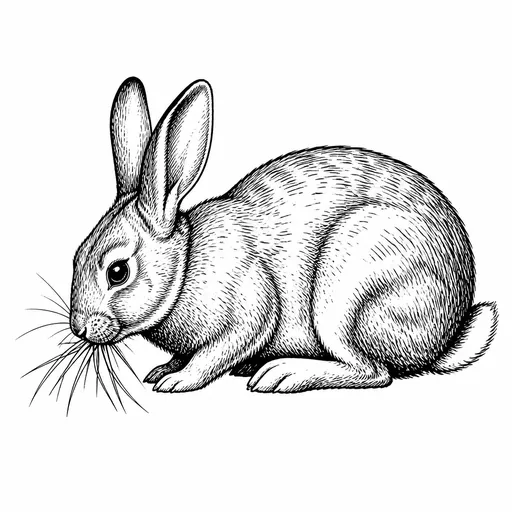
#> input picture packages/images/factoid-webp/ffct-00226.webp, 512 x 512 px, found by its file name; its folder holds 4 pictures in this run
$ python verify_sheet.py
#> lines starting #> are read from the running program, lines starting #| are printed output that depends on the picture; pictures that were not available may be replaced by others from this repository, and a replacement may not be noted
#!/usr/bin/env python3
"""verify_sheet.py — before/after contact sheet of staged crops vs current
factoid-webp masters, for human review before swap-in."""
from pathlib import Path

from PIL import Image

ROOT = Path("/Users/luis/Code/hiraia/packages/images")
STAGED = ROOT / "crop-review/staged"
MASTERS = ROOT / "factoid-webp"

pairs = []
for p in sorted(STAGED.glob("ffct-*.webp")):
    before = Image.open(MASTERS / p.name).convert("L").resize((256, 256))
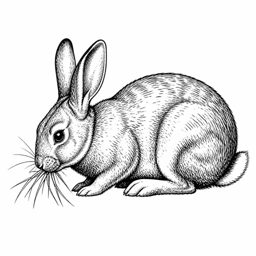
#> before: PIL image 256x256 L; min 0, max 255, mean 225.9
    after = Image.open(p).convert("L").resize((256, 256))
    pairs.append((p.stem, before, after))

sheet = Image.new("L", (2 * 256, len(pairs) * 256), 255)
#> sheet: PIL image 512x256 L; every value is 255
for i, (_, b, a) in enumerate(pairs):
    sheet.paste(b, (0, i * 256))
    sheet.paste(a, (256, i * 256))
#> this loop made 1 pass
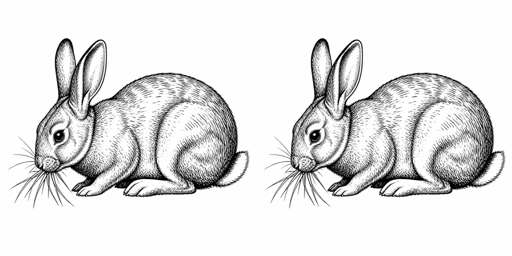
#> sheet: PIL image 512x256 L; min 0, max 255, mean 225.9
out = ROOT / "crop-review/verify-sheet.png"
sheet.save(out)
print(f"{len(pairs)} pairs -> {out}")
#| 1 pairs -> /Users/luis/Code/hiraia/packages/images/crop-review/verify-sheet.png
print(" ".join(s for s, _, _ in pairs))
#| ffct-00226

$ run again, on packages/images/factoid-webp/ffct-04319.webp
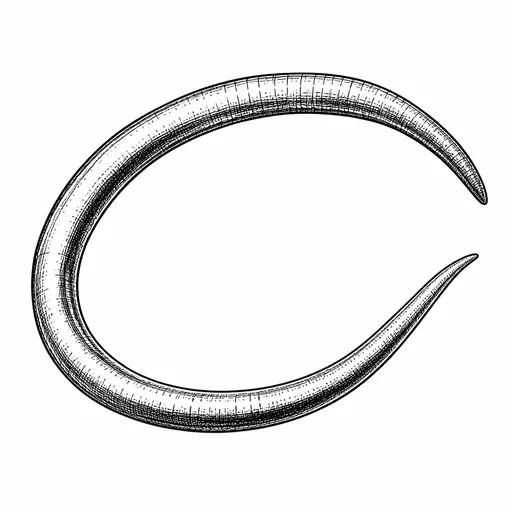
#> input picture packages/images/factoid-webp/ffct-04319.webp, 512 x 512 px, found by its file name
#> `before = Image.open(MASTERS / p.name).convert("L").resize((256, 256))`:
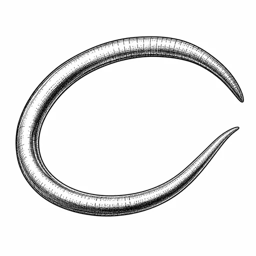
#> before: PIL image 256x256 L; min 0, max 255, mean 236.3
#> the loop `for i, (_, b, a) in enumerate(pairs):` made 1 pass
#> after the loop `for i, (_, b, a) in enumerate(pairs):`:
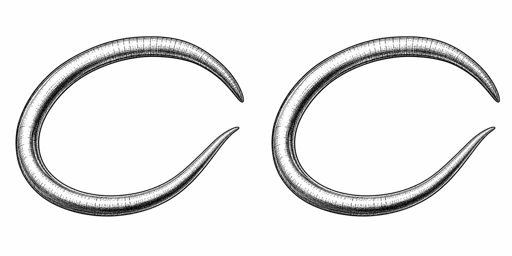
#> sheet: PIL image 512x256 L; min 0, max 255, mean 236.3
#| 1 pairs -> /Users/luis/Code/hiraia/packages/images/crop-review/verify-sheet.png
#| ffct-04319

$ run again, on packages/images/factoid-webp/ffct-08180.webp
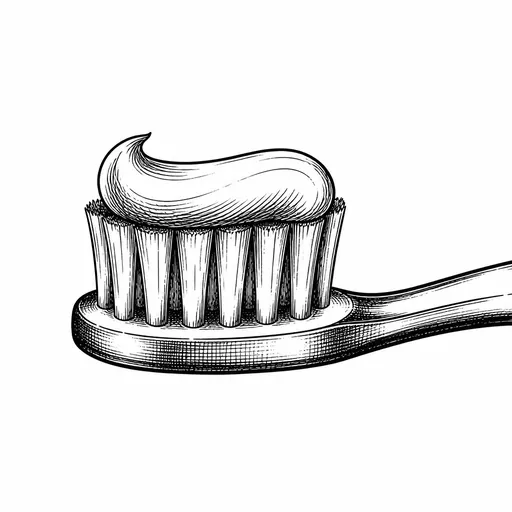
#> input picture packages/images/factoid-webp/ffct-08180.webp, 512 x 512 px, found by its file name
#> `before = Image.open(MASTERS / p.name).convert("L").resize((256, 256))`:
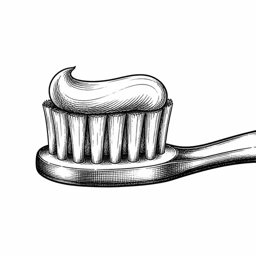
#> before: PIL image 256x256 L; min 0, max 255, mean 230
#> the loop `for i, (_, b, a) in enumerate(pairs):` made 1 pass
#> after the loop `for i, (_, b, a) in enumerate(pairs):`:
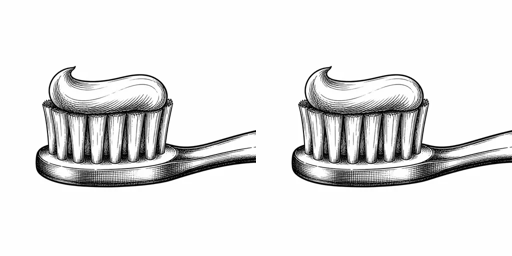
#> sheet: PIL image 512x256 L; min 0, max 255, mean 230
#| 1 pairs -> /Users/luis/Code/hiraia/packages/images/crop-review/verify-sheet.png
#| ffct-08180

$ run again, on packages/images/factoid-webp/ffct-08249.webp
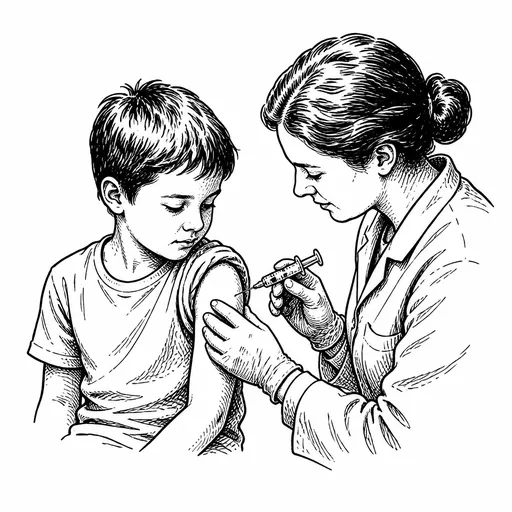
#> input picture packages/images/factoid-webp/ffct-08249.webp, 512 x 512 px, found by its file name
#> `before = Image.open(MASTERS / p.name).convert("L").resize((256, 256))`:
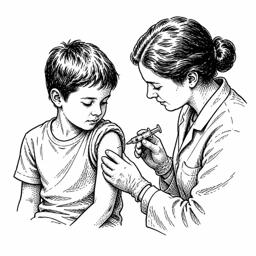
#> before: PIL image 256x256 L; min 0, max 255, mean 213.3
#> the loop `for i, (_, b, a) in enumerate(pairs):` made 1 pass
#> after the loop `for i, (_, b, a) in enumerate(pairs):`:
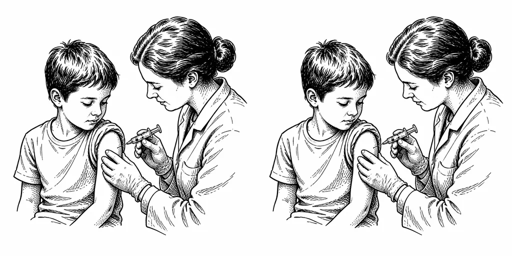
#> sheet: PIL image 512x256 L; min 0, max 255, mean 213.3
#| 1 pairs -> /Users/luis/Code/hiraia/packages/images/crop-review/verify-sheet.png
#| ffct-08249
